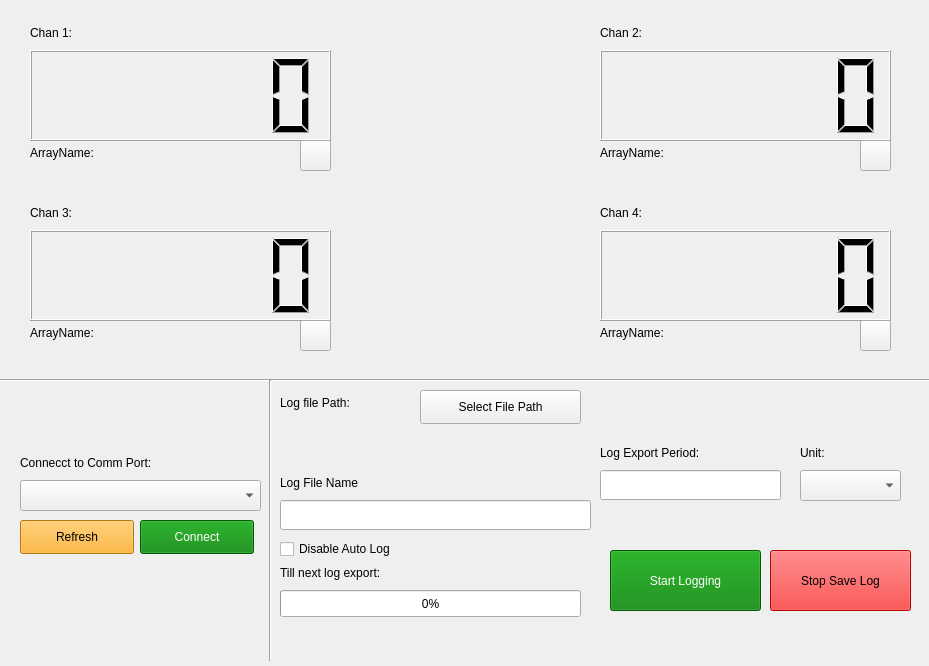
<?xml version="1.0" encoding="UTF-8"?>
<ui version="4.0">
 <class>MainWindow</class>
 <widget class="QMainWindow" name="MainWindow">
  <property name="enabled">
   <bool>true</bool>
  </property>
  <property name="geometry">
   <rect>
    <x>0</x>
    <y>0</y>
    <width>929</width>
    <height>666</height>
   </rect>
  </property>
  <property name="windowTitle">
   <string>MainWindow</string>
  </property>
  <property name="animated">
   <bool>false</bool>
  </property>
  <widget class="QWidget" name="centralwidget">
   <widget class="QComboBox" name="CommPortSelect">
    <property name="geometry">
     <rect>
      <x>20</x>
      <y>480</y>
      <width>241</width>
      <height>31</height>
     </rect>
    </property>
   </widget>
   <widget class="QPushButton" name="Connect">
    <property name="geometry">
     <rect>
      <x>140</x>
      <y>520</y>
      <width>114</width>
      <height>34</height>
     </rect>
    </property>
    <property name="styleSheet">
     <string notr="true">QPushButton:enabled {
	background-color : green;
	color : white;
}
QPushButton:disabled {
    background-color: lightgray;
    color: darkgray;
}</string>
    </property>
    <property name="text">
     <string>Connect</string>
    </property>
   </widget>
   <widget class="QPushButton" name="RefreshComm">
    <property name="geometry">
     <rect>
      <x>20</x>
      <y>520</y>
      <width>114</width>
      <height>34</height>
     </rect>
    </property>
    <property name="styleSheet">
     <string notr="true">QPushButton:enabled {
	background-color : rgb(255, 167, 14);
	color : black;
}
QPushButton:disabled {
    background-color: lightgray;
    color: darkgray;
}</string>
    </property>
    <property name="text">
     <string>Refresh</string>
    </property>
   </widget>
   <widget class="QLabel" name="label">
    <property name="geometry">
     <rect>
      <x>20</x>
      <y>450</y>
      <width>231</width>
      <height>26</height>
     </rect>
    </property>
    <property name="text">
     <string>Connecct to Comm Port:</string>
    </property>
   </widget>
   <widget class="QLCDNumber" name="TempChan0">
    <property name="geometry">
     <rect>
      <x>30</x>
      <y>50</y>
      <width>301</width>
      <height>91</height>
     </rect>
    </property>
    <property name="digitCount">
     <number>6</number>
    </property>
   </widget>
   <widget class="QLCDNumber" name="TempChan1">
    <property name="geometry">
     <rect>
      <x>600</x>
      <y>50</y>
      <width>291</width>
      <height>91</height>
     </rect>
    </property>
    <property name="digitCount">
     <number>6</number>
    </property>
   </widget>
   <widget class="QLCDNumber" name="TempChan2">
    <property name="geometry">
     <rect>
      <x>30</x>
      <y>230</y>
      <width>301</width>
      <height>91</height>
     </rect>
    </property>
    <property name="digitCount">
     <number>6</number>
    </property>
   </widget>
   <widget class="QLCDNumber" name="TempChan3">
    <property name="geometry">
     <rect>
      <x>600</x>
      <y>230</y>
      <width>291</width>
      <height>91</height>
     </rect>
    </property>
    <property name="digitCount">
     <number>6</number>
    </property>
   </widget>
   <widget class="QProgressBar" name="progressBar">
    <property name="geometry">
     <rect>
      <x>280</x>
      <y>590</y>
      <width>301</width>
      <height>27</height>
     </rect>
    </property>
    <property name="value">
     <number>0</number>
    </property>
   </widget>
   <widget class="QLabel" name="label_3">
    <property name="geometry">
     <rect>
      <x>280</x>
      <y>560</y>
      <width>191</width>
      <height>26</height>
     </rect>
    </property>
    <property name="text">
     <string>Till next log export:</string>
    </property>
   </widget>
   <widget class="QPushButton" name="ExportSheet">
    <property name="geometry">
     <rect>
      <x>770</x>
      <y>550</y>
      <width>141</width>
      <height>61</height>
     </rect>
    </property>
    <property name="styleSheet">
     <string notr="true">QPushButton:enabled {
	background-color : red;
	color : black;
}
QPushButton:disabled {
    background-color: lightgray;
    color: darkgray;
}</string>
    </property>
    <property name="text">
     <string>Stop Save Log</string>
    </property>
   </widget>
   <widget class="QPushButton" name="LogPathSelect">
    <property name="geometry">
     <rect>
      <x>420</x>
      <y>390</y>
      <width>161</width>
      <height>34</height>
     </rect>
    </property>
    <property name="text">
     <string>Select File Path</string>
    </property>
   </widget>
   <widget class="QLabel" name="label_5">
    <property name="geometry">
     <rect>
      <x>280</x>
      <y>390</y>
      <width>91</width>
      <height>26</height>
     </rect>
    </property>
    <property name="text">
     <string>Log file Path:</string>
    </property>
   </widget>
   <widget class="QLabel" name="label_6">
    <property name="geometry">
     <rect>
      <x>30</x>
      <y>20</y>
      <width>41</width>
      <height>26</height>
     </rect>
    </property>
    <property name="text">
     <string>Chan 1:</string>
    </property>
   </widget>
   <widget class="QLabel" name="label_7">
    <property name="geometry">
     <rect>
      <x>600</x>
      <y>20</y>
      <width>41</width>
      <height>26</height>
     </rect>
    </property>
    <property name="text">
     <string>Chan 2:</string>
    </property>
   </widget>
   <widget class="QLabel" name="label_8">
    <property name="geometry">
     <rect>
      <x>600</x>
      <y>200</y>
      <width>41</width>
      <height>26</height>
     </rect>
    </property>
    <property name="text">
     <string>Chan 4:</string>
    </property>
   </widget>
   <widget class="QLabel" name="label_9">
    <property name="geometry">
     <rect>
      <x>30</x>
      <y>200</y>
      <width>41</width>
      <height>26</height>
     </rect>
    </property>
    <property name="text">
     <string>Chan 3:</string>
    </property>
   </widget>
   <widget class="QLabel" name="label_10">
    <property name="geometry">
     <rect>
      <x>30</x>
      <y>140</y>
      <width>71</width>
      <height>26</height>
     </rect>
    </property>
    <property name="text">
     <string>ArrayName:</string>
    </property>
   </widget>
   <widget class="QLabel" name="Chan0Name">
    <property name="geometry">
     <rect>
      <x>100</x>
      <y>140</y>
      <width>201</width>
      <height>26</height>
     </rect>
    </property>
    <property name="text">
     <string/>
    </property>
   </widget>
   <widget class="QLabel" name="arrayStatus0">
    <property name="geometry">
     <rect>
      <x>70</x>
      <y>20</y>
      <width>201</width>
      <height>26</height>
     </rect>
    </property>
    <property name="font">
     <font>
      <pointsize>12</pointsize>
     </font>
    </property>
    <property name="text">
     <string/>
    </property>
   </widget>
   <widget class="QLabel" name="array1Status">
    <property name="geometry">
     <rect>
      <x>640</x>
      <y>20</y>
      <width>201</width>
      <height>26</height>
     </rect>
    </property>
    <property name="font">
     <font>
      <pointsize>12</pointsize>
     </font>
    </property>
    <property name="text">
     <string/>
    </property>
   </widget>
   <widget class="QLabel" name="array3Status">
    <property name="geometry">
     <rect>
      <x>640</x>
      <y>200</y>
      <width>191</width>
      <height>26</height>
     </rect>
    </property>
    <property name="font">
     <font>
      <pointsize>12</pointsize>
     </font>
    </property>
    <property name="text">
     <string/>
    </property>
   </widget>
   <widget class="QLabel" name="array2Status">
    <property name="geometry">
     <rect>
      <x>70</x>
      <y>200</y>
      <width>191</width>
      <height>26</height>
     </rect>
    </property>
    <property name="font">
     <font>
      <pointsize>12</pointsize>
     </font>
    </property>
    <property name="text">
     <string/>
    </property>
   </widget>
   <widget class="QLabel" name="Chan1Name">
    <property name="geometry">
     <rect>
      <x>670</x>
      <y>140</y>
      <width>191</width>
      <height>26</height>
     </rect>
    </property>
    <property name="text">
     <string/>
    </property>
   </widget>
   <widget class="QLabel" name="label_11">
    <property name="geometry">
     <rect>
      <x>600</x>
      <y>140</y>
      <width>71</width>
      <height>26</height>
     </rect>
    </property>
    <property name="text">
     <string>ArrayName:</string>
    </property>
   </widget>
   <widget class="QLabel" name="Chan2Name">
    <property name="geometry">
     <rect>
      <x>90</x>
      <y>320</y>
      <width>201</width>
      <height>26</height>
     </rect>
    </property>
    <property name="text">
     <string/>
    </property>
   </widget>
   <widget class="QLabel" name="label_12">
    <property name="geometry">
     <rect>
      <x>30</x>
      <y>320</y>
      <width>71</width>
      <height>26</height>
     </rect>
    </property>
    <property name="text">
     <string>ArrayName:</string>
    </property>
   </widget>
   <widget class="QLabel" name="Chan3Name">
    <property name="geometry">
     <rect>
      <x>670</x>
      <y>320</y>
      <width>191</width>
      <height>26</height>
     </rect>
    </property>
    <property name="text">
     <string/>
    </property>
   </widget>
   <widget class="QLabel" name="label_13">
    <property name="geometry">
     <rect>
      <x>600</x>
      <y>320</y>
      <width>71</width>
      <height>26</height>
     </rect>
    </property>
    <property name="text">
     <string>ArrayName:</string>
    </property>
   </widget>
   <widget class="Line" name="line_2">
    <property name="geometry">
     <rect>
      <x>-30</x>
      <y>370</y>
      <width>981</width>
      <height>20</height>
     </rect>
    </property>
    <property name="orientation">
     <enum>Qt::Horizontal</enum>
    </property>
   </widget>
   <widget class="QLineEdit" name="ExportPeriod">
    <property name="geometry">
     <rect>
      <x>600</x>
      <y>470</y>
      <width>181</width>
      <height>30</height>
     </rect>
    </property>
   </widget>
   <widget class="QComboBox" name="TimeUnitSelect_2">
    <property name="geometry">
     <rect>
      <x>800</x>
      <y>470</y>
      <width>101</width>
      <height>31</height>
     </rect>
    </property>
   </widget>
   <widget class="QLabel" name="label_14">
    <property name="geometry">
     <rect>
      <x>800</x>
      <y>440</y>
      <width>151</width>
      <height>26</height>
     </rect>
    </property>
    <property name="text">
     <string>Unit:</string>
    </property>
   </widget>
   <widget class="QLabel" name="label_15">
    <property name="geometry">
     <rect>
      <x>600</x>
      <y>440</y>
      <width>101</width>
      <height>26</height>
     </rect>
    </property>
    <property name="text">
     <string>Log Export Period:</string>
    </property>
   </widget>
   <widget class="QLineEdit" name="logFileNameInput">
    <property name="geometry">
     <rect>
      <x>280</x>
      <y>500</y>
      <width>311</width>
      <height>30</height>
     </rect>
    </property>
    <property name="text">
     <string/>
    </property>
   </widget>
   <widget class="QLabel" name="label_16">
    <property name="geometry">
     <rect>
      <x>280</x>
      <y>470</y>
      <width>81</width>
      <height>26</height>
     </rect>
    </property>
    <property name="text">
     <string>Log File Name</string>
    </property>
   </widget>
   <widget class="QPushButton" name="StartLog">
    <property name="geometry">
     <rect>
      <x>610</x>
      <y>550</y>
      <width>151</width>
      <height>61</height>
     </rect>
    </property>
    <property name="styleSheet">
     <string notr="true">QPushButton:enabled {
	background-color : green;
	color : white;
}
QPushButton:disabled {
    background-color: lightgray;
    color: darkgray;
}</string>
    </property>
    <property name="text">
     <string>Start Logging</string>
    </property>
   </widget>
   <widget class="QCheckBox" name="DisableAuto">
    <property name="geometry">
     <rect>
      <x>280</x>
      <y>540</y>
      <width>121</width>
      <height>18</height>
     </rect>
    </property>
    <property name="text">
     <string>Disable Auto Log</string>
    </property>
   </widget>
   <widget class="QPushButton" name="GraphChan0">
    <property name="geometry">
     <rect>
      <x>300</x>
      <y>140</y>
      <width>31</width>
      <height>31</height>
     </rect>
    </property>
    <property name="text">
     <string/>
    </property>
    <property name="icon">
     <iconset>
      <normaloff>chart.png</normaloff>chart.png</iconset>
    </property>
   </widget>
   <widget class="QPushButton" name="GraphChan2">
    <property name="geometry">
     <rect>
      <x>300</x>
      <y>320</y>
      <width>31</width>
      <height>31</height>
     </rect>
    </property>
    <property name="text">
     <string/>
    </property>
    <property name="icon">
     <iconset>
      <normaloff>chart.png</normaloff>chart.png</iconset>
    </property>
   </widget>
   <widget class="QPushButton" name="GraphChan1">
    <property name="geometry">
     <rect>
      <x>860</x>
      <y>140</y>
      <width>31</width>
      <height>31</height>
     </rect>
    </property>
    <property name="text">
     <string/>
    </property>
    <property name="icon">
     <iconset>
      <normaloff>chart.png</normaloff>chart.png</iconset>
    </property>
   </widget>
   <widget class="QPushButton" name="GraphChan3">
    <property name="geometry">
     <rect>
      <x>860</x>
      <y>320</y>
      <width>31</width>
      <height>31</height>
     </rect>
    </property>
    <property name="text">
     <string/>
    </property>
    <property name="icon">
     <iconset>
      <normaloff>chart.png</normaloff>chart.png</iconset>
    </property>
   </widget>
   <widget class="QLabel" name="FilePath">
    <property name="geometry">
     <rect>
      <x>280</x>
      <y>430</y>
      <width>301</width>
      <height>31</height>
     </rect>
    </property>
    <property name="font">
     <font>
      <pointsize>12</pointsize>
     </font>
    </property>
    <property name="text">
     <string/>
    </property>
   </widget>
   <widget class="Line" name="line">
    <property name="geometry">
     <rect>
      <x>260</x>
      <y>380</y>
      <width>20</width>
      <height>281</height>
     </rect>
    </property>
    <property name="orientation">
     <enum>Qt::Vertical</enum>
    </property>
   </widget>
  </widget>
 </widget>
 <resources/>
 <connections/>
</ui>
